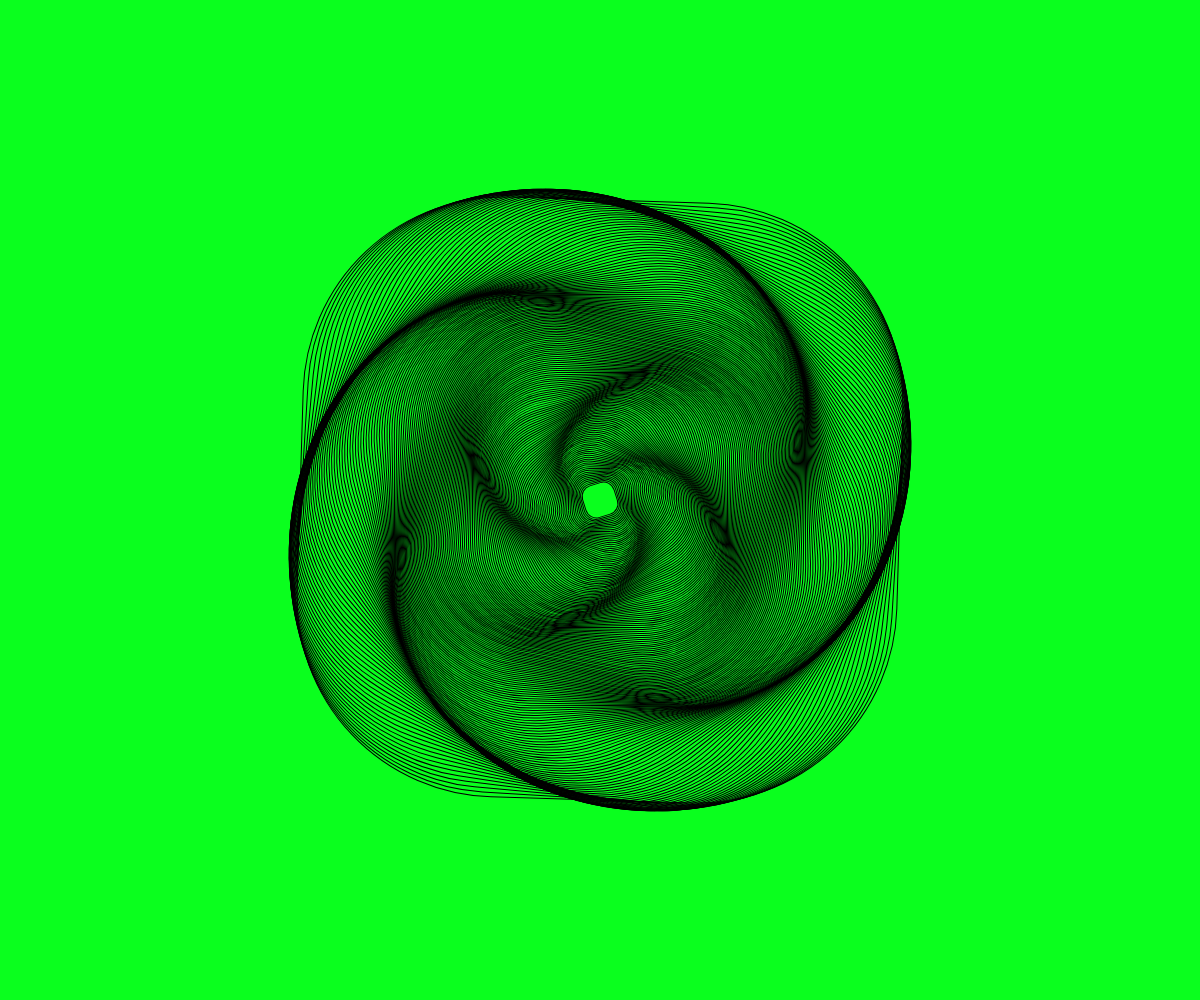
Frame 1 (no input)
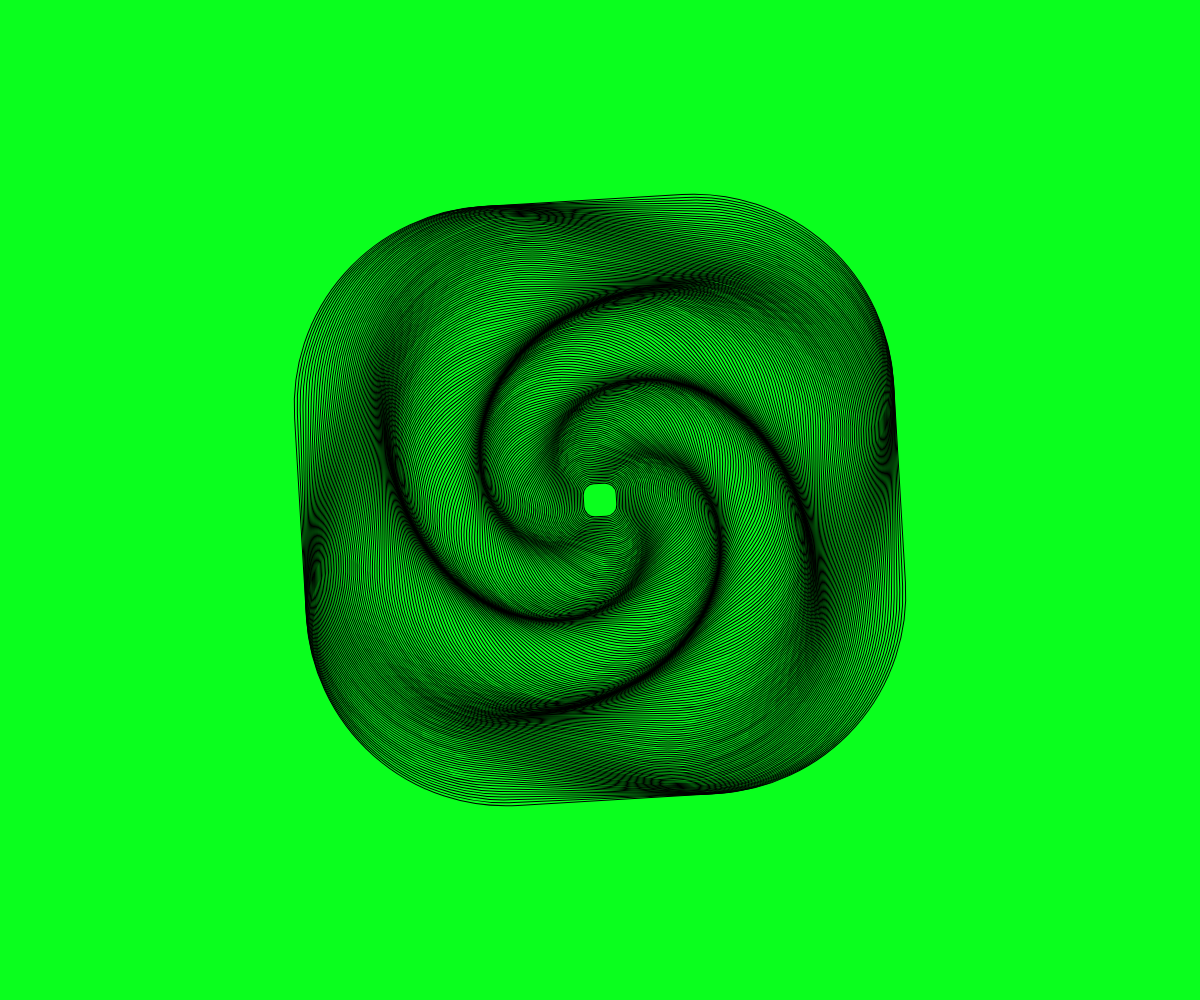
Frame 60 (no input)
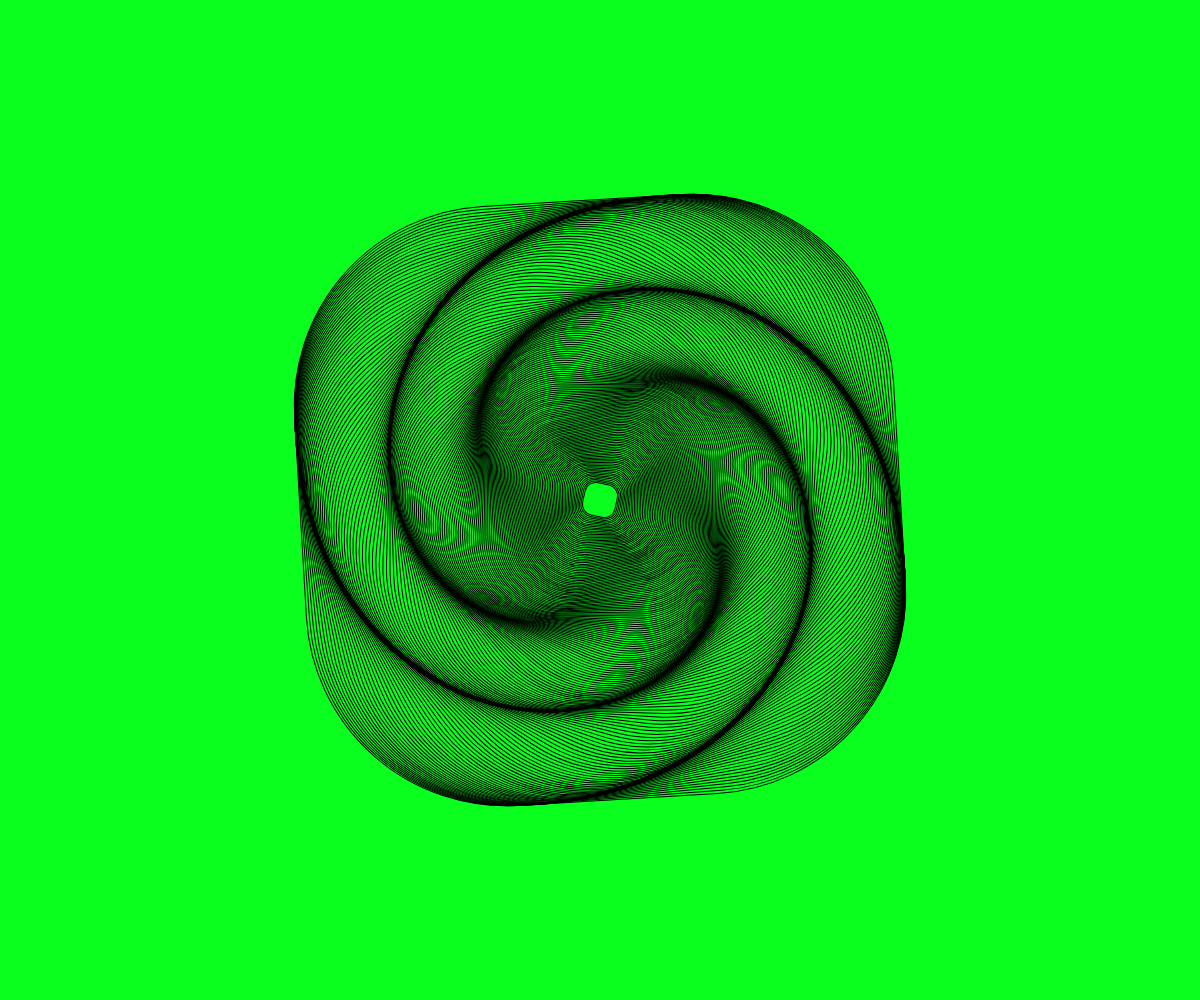
Frame 120 (the mouse pressed at the canvas centre since frame 60)

The p5.js sketch that drew these frames (run headless with seeded random() and noise() and a simulated clock; from frame 60 on, the mouse is pressed at the canvas centre):

// p5.js sketch
// ── sketch.js
function setup() {
createCanvas(windowWidth, windowHeight)
angleMode (DEGREES)
rectMode (CENTER)
}
function draw() {
background (10, 255, 30)
noFill()
translate(width / 2, height / 2)
for (var i = 0; i < 190; i++) {
push()
rotate(sin(frameCount + i) * 100)
var r = map(sin(frameCount), 1, 1, 50, 255)
var g = map(cos (frameCount / 2), 1, 1, 50, 255)
var b= map(sin(frameCount / 4), 1, 1, 50, 255)
stroke(r, g, b)
rect(0, 0, 600 - i * 3, 600 - i * 3, 200 - i)
pop()
}
  function mousePressed() {
	fill(255);
	strokeWeight(5);
	textFont(archivo);
  textSize(80);
  textAlign(CENTER, CENTER);
	stroke(0);
	text('Hi technology', 2, 3, windowWidth, windowHeight);
	fill(0, 240, 255);
	text('Hi technology', 0, 0, windowWidth, windowHeight);

}
}
